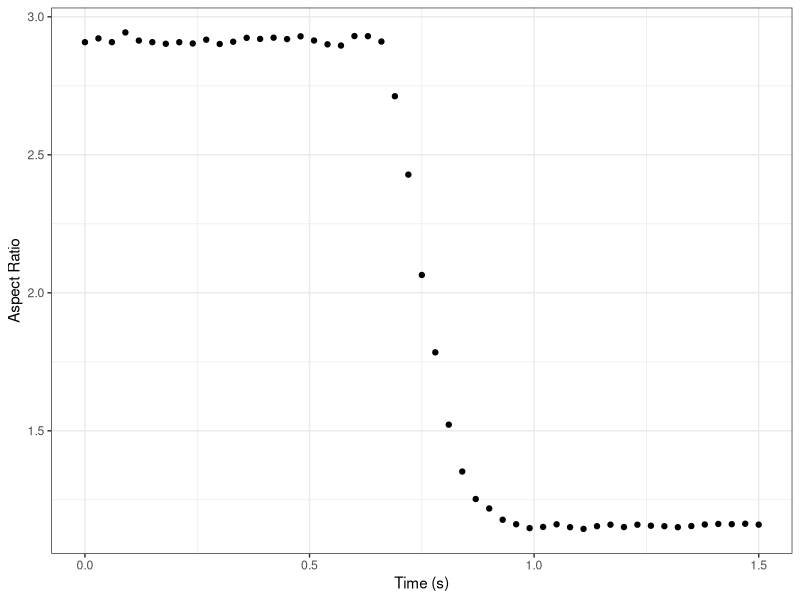
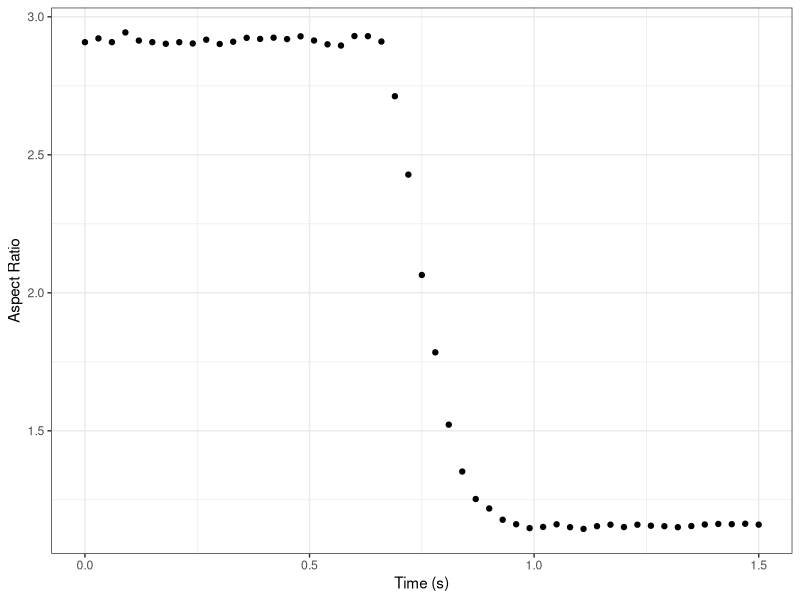
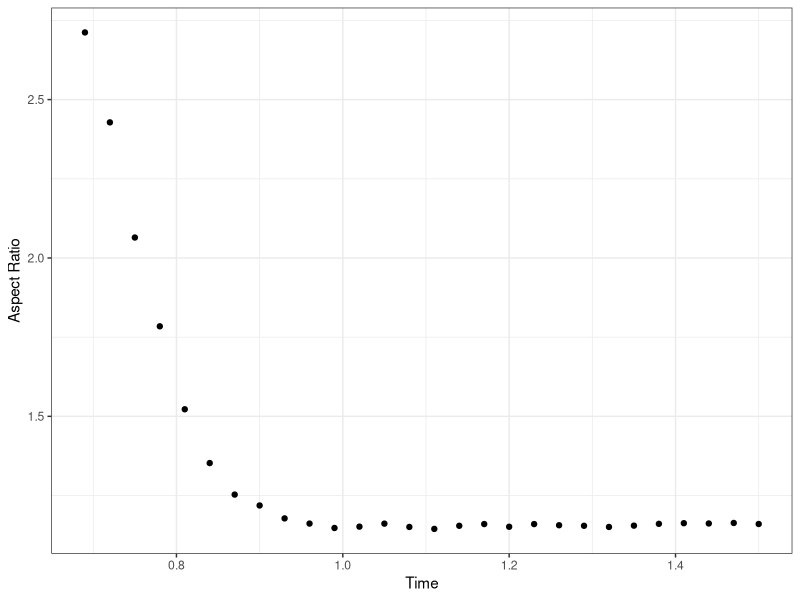
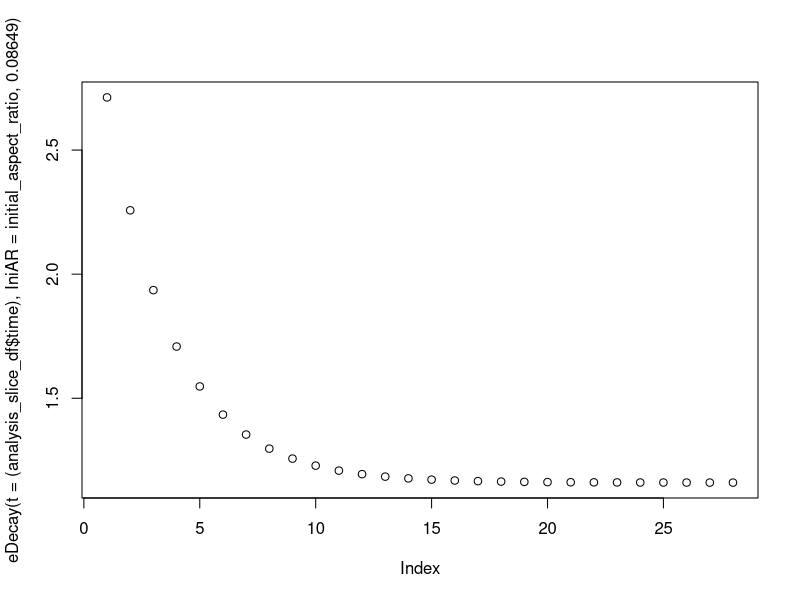
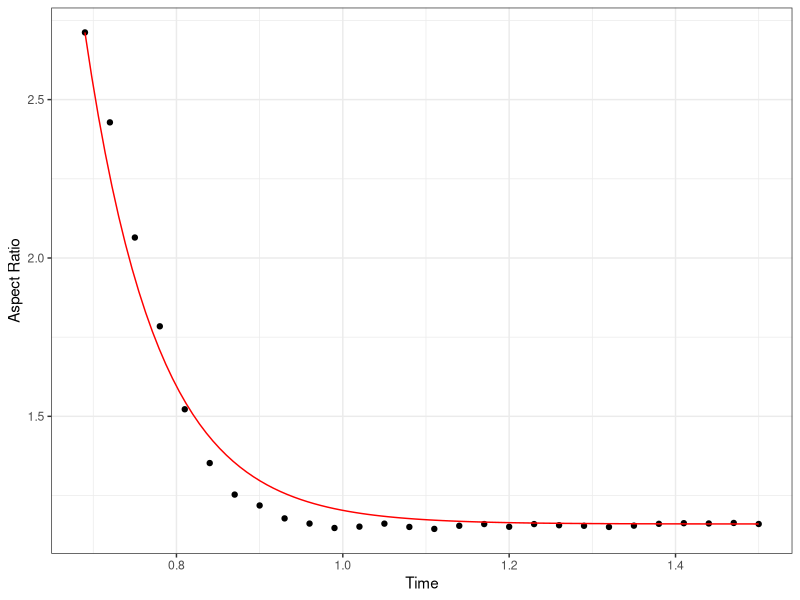

These figures' R source, in order:
# Visualizing droplet coalescence data for liquid-liquid phase separation
# Xavier Castellanos-Girouard, Rini Ravindran Patel
# August 15 2022


# Import libraries
library(dplyr)
library(tidyr)
library(ggplot2)


# Import values
aspect_ratio_raw <- read.csv(file = "aspect_ratio_values.csv", header = FALSE)
major_axis_raw <- read.csv(file = "axis_major_values.csv", header = FALSE)


# Make dataframe from values in pertinent range
aspect_ratio <- data.frame(values = as.numeric(aspect_ratio_raw[1,10:60]))

# Creating time points
timepoints <- seq(0, (nrow(aspect_ratio)-1)*0.03, by = 0.03)

# Adding time points to dataframe
aspect_ratio$time = timepoints
aspect_ratio$major_axis = as.numeric(major_axis_raw[1,10:60])


# Make the plot
plot <- ggplot(data = aspect_ratio,
         mapping = aes(x= time,
                       y= values)) +
  geom_point() +
  theme_bw() +
  xlab("Time (s)") +
  ylab("Aspect Ratio")

dev.new()
plot

pdf("Figure5C_panel1.pdf") 
plot
dev.off()

#### Fitting curve ####


# Keep only the points in the decay curve
time_slice_start = 24
  #which(aspect_ratio$time == 0.66)
time_slice_end = 51
  #which(aspect_ratio$time == 1.32)

print(paste("Curve Start:", time_slice_start, " | ", "Curve End:", time_slice_end))

# Take the points slice:
analysis_slice_df = aspect_ratio[c(time_slice_start:time_slice_end),]


# plot the slice

# Make the plot
plot <- ggplot() +
  geom_point(data = analysis_slice_df,
             mapping = aes(x= time,
                           y= values)) +
  theme_bw() +
  xlab("Time") +
  ylab("Aspect Ratio")

dev.new()
plot

## Defining the decay curve

# Plot the linear decay slope
initial_aspect_ratio = aspect_ratio$values[time_slice_start] # initial AR
ini_t = aspect_ratio$time[time_slice_start] # Initial time start of decay
final_AR = aspect_ratio$value[time_slice_end] # Final AR

e_num = exp(1) # Eulers number

# Decay Function
eDecay <- function(t, IniAR,tau){final_AR+(IniAR-final_AR)*(e_num**(-(t-ini_t)/tau))}

# Plot decay functio
plot(eDecay(t = (analysis_slice_df$time), IniAR = initial_aspect_ratio, 0.08649))



# Make model to find fit tau
fit_model1 <- 
  nls(values ~ eDecay(time, initial_aspect_ratio, tau), 
      data = analysis_slice_df, 
      start = list(tau = 0.08649)) # 0.08649

print(fit_model1) # 0.08649


# Plot model and experimental data
plot2 <- ggplot() +
  geom_point(data = analysis_slice_df,
             mapping = aes(x= time,
                           y= values)) +
  geom_function(fun = eDecay,
                args = list(IniAR = initial_aspect_ratio,
                            tau = 0.08649),
                color = "red") +
  theme_bw() +
  xlab("Time") +
  ylab("Aspect Ratio")

pdf("Figure5C_panel2.pdf")
plot2
dev.off()